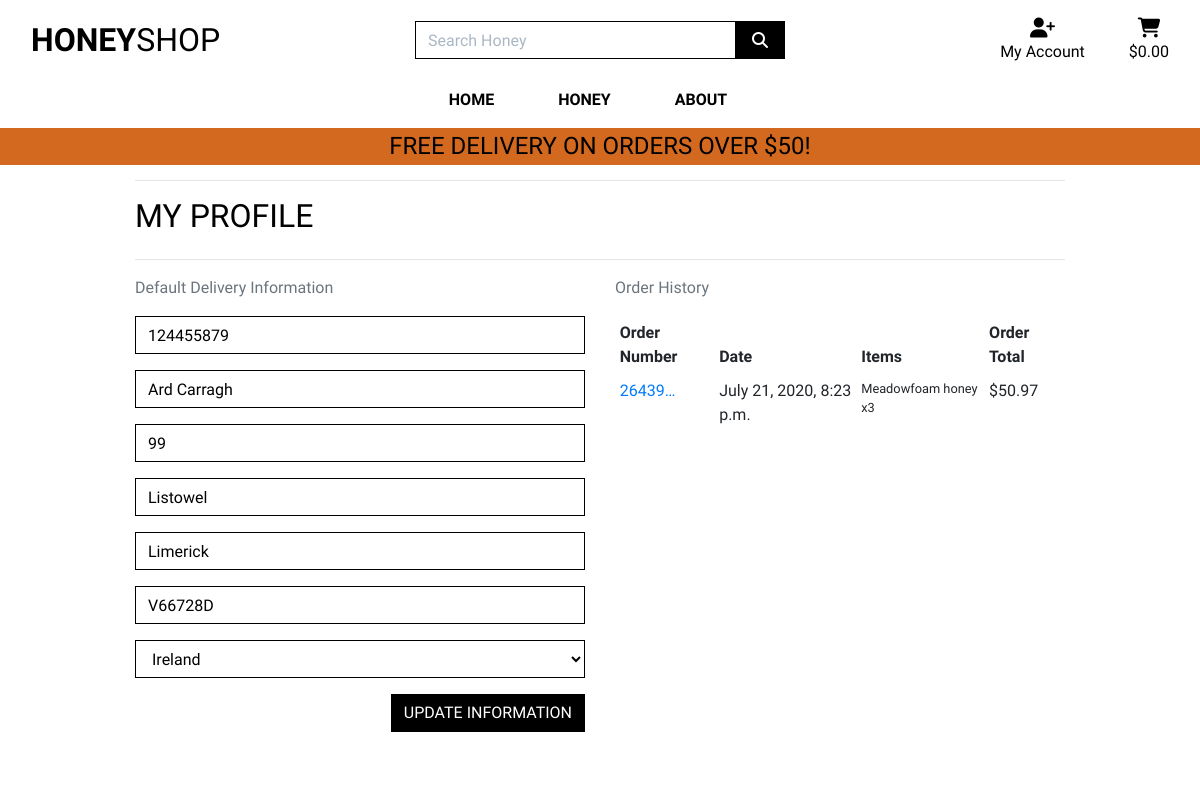
Page /profile/ (signed in) on the earlier database version.
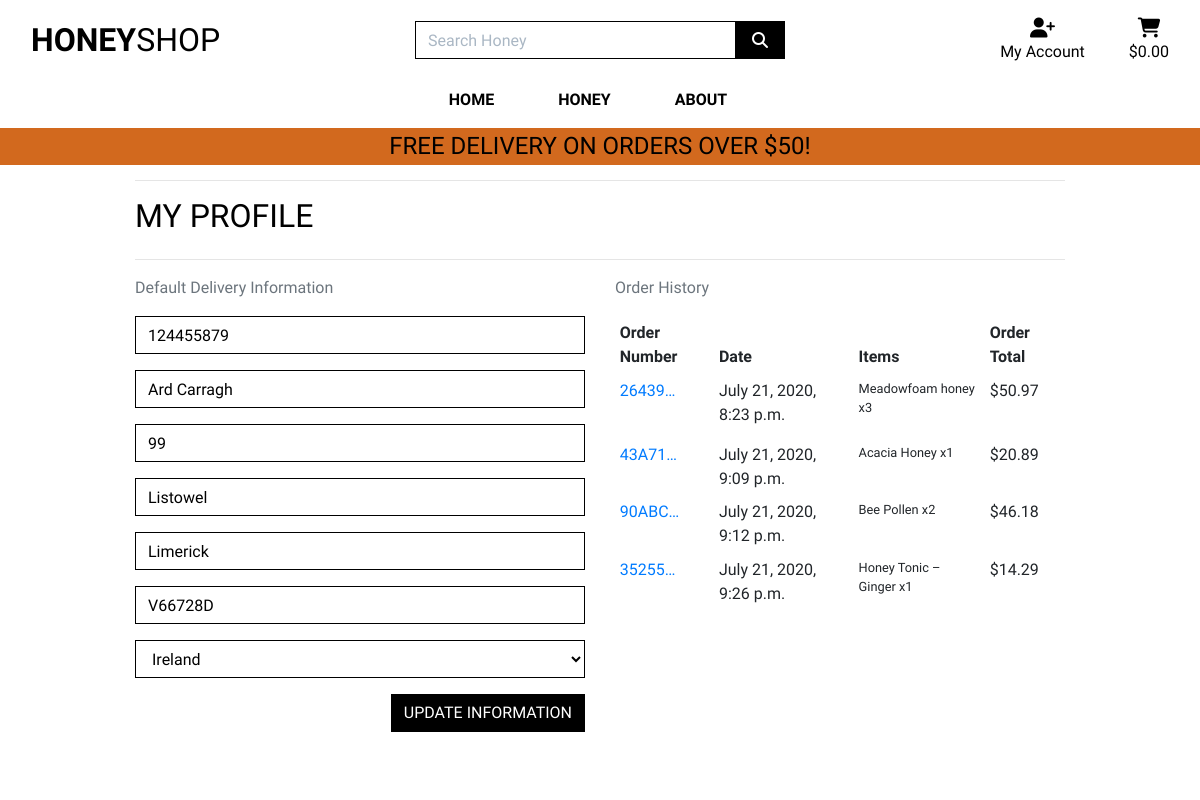
Same page on the later database version.
### profiles/models.py (models this page shows, shortened)
class UserProfile(models.Model):
    user = models.OneToOneField(User, on_delete=models.CASCADE)
    default_phone_number = models.CharField(max_length=20, null=True, blank=True)
    default_street_address1 = models.CharField(max_length=80, null=True, blank=True)
    default_street_address2 = models.CharField(max_length=80, null=True, blank=True)
    default_town_or_city = models.CharField(max_length=40, null=True, blank=True)
    default_county = models.CharField(max_length=80, null=True, blank=True)
    default_postcode = models.CharField(max_length=20, null=True, blank=True)
    default_country = CountryField(blank_label='Country', null=True, blank=True)

### checkout/models.py (models this page shows, shortened)
class Order(models.Model):
    order_number = models.CharField(max_length=32, null=False, editable=False)
    user_profile = models.ForeignKey(UserProfile, on_delete=models.SET_NULL,
                                     null=True, blank=True, related_name='orders')
    full_name = models.CharField(max_length=50, null=False, blank=False)
    email = models.EmailField(max_length=254, null=False, blank=False)
    phone_number = models.CharField (max_length=20, null=False, blank=False)
    country = CountryField(blank_label='Country *', null=False, blank=False)
    postcode = models.CharField(max_length=20, null=True, blank=True)
    town_or_city = models.CharField(max_length=40, null=False, blank=False)
    street_address1 = models.CharField(max_length=80, null=False, blank=False)
    street_address2 = models.CharField(max_length=80, null=True, blank=True)
    county = models.CharField(max_length=80, null=True, blank=True)
    date = models.DateTimeField(auto_now_add=True)
    delivery_cost = models.DecimalField(max_digits=6, decimal_places=2, null=False, default=0)
    order_total = models.DecimalField(max_digits=10, decimal_places=2, null=False, default=0)
    grand_total = models.DecimalField(max_digits=10, decimal_places=2, null=False, default=0)
    original_bag = models.TextField(null=False, blank=False, default='')
    stripe_pid = models.CharField(max_length=254, null=False, blank=False, default='')

class OrderLineItem(models.Model):
    order = models.ForeignKey(Order, null=False, blank=False, on_delete=models.CASCADE, related_name='lineitems')
    product = models.ForeignKey(Product, null=False, blank=False, on_delete=models.CASCADE)
    quantity = models.IntegerField(null=False, blank=False, default=0)
    lineitem_total = models.DecimalField(max_digits=6, decimal_places=2, null=False, blank=False, editable=False)

### products/models.py (models this page shows, shortened)
class Product(models.Model):
    category = models.ForeignKey('Category', null=True, blank=True, on_delete=models.SET_NULL)
    sku = models.CharField(max_length=254, null=True, blank=True)
    name = models.CharField(max_length=254)
    description = models.TextField()
    price = models.DecimalField(max_digits=6, decimal_places=2)
    rating = models.DecimalField(max_digits=6, decimal_places=2, null=True, blank=True)
    image_url = models.URLField(max_length=1024, null=True, blank=True)
    image = models.ImageField(null=True, blank=True)

### profiles/views.py (the view)
# urls.py: path('profile/', include('profiles.urls')),
def profile(request):
    profile = get_object_or_404(UserProfile, user=request.user)
    if request.method == 'POST':
        form = UserProfileForm(request.POST, instance=profile)
        if form.is_valid():
            form.save()
            messages.success(request, 'Profile was updated with success!')
        else:
            messages.error(request, 'Update failed. Please mske sure that the form is valid.')
    else:
        form = UserProfileForm(instance=profile)
    orders = profile.orders.all()
    template = 'profiles/profile.html'
    context = {
        'form': form,
        'orders': orders,
        'on_profile_page': True
    }
    return render(request, template, context)

### profiles/forms.py
class UserProfileForm(forms.ModelForm):
    class Meta:
        model = UserProfile
        exclude = ('user',)
    def __init__(self, *args, **kwargs):
        super().__init__(*args, **kwargs)
        placeholders = {
            'default_phone_number': 'Phone Number',
            'default_postcode': 'Postal Code',
            'default_town_or_city': 'Town or City',
            'default_street_address1': 'Street Address 1',
            'default_street_address2': 'Street Address 2',
            'default_county': 'County, State or Locality',
        }
        self.fields['default_phone_number'].widget.attrs['autofocus'] = True
        for field in self.fields:
            if field != 'default_country':
                if self.fields[field].required:
                    placeholder = f'{placeholders[field]} *'
                else:
                    placeholder = placeholders[field]
                self.fields[field].widget.attrs['placeholder'] = placeholder
            self.fields[field].widget.attrs['class'] = 'border-black rounded-0 profile-form-input'
            self.fields[field].label = False

### bag/contexts.py (called while the page is built, shortened)
def bag_contents(request):
    bag_items = []
    total = 0
    product_count = 0
    bag = request.session.get('bag', {})
    if total < settings.FREE_DELIVERY_THRESHOLD:
        delivery = total * Decimal(settings.STANDARD_DELIVERY_PERCENTAGE / 100)
        free_delivery_delta = settings.FREE_DELIVERY_THRESHOLD - total
    else:
        delivery = 0
        free_delivery_delta = 0
    grand_total = delivery + total
    context = {
        'bag_items': bag_items,
        'total': total,
        'product_count': product_count,
        'delivery': delivery,
        'free_delivery_delta': free_delivery_delta,
        'free_delivery_threshold': settings.FREE_DELIVERY_THRESHOLD,
        'grand_total': grand_total,
    }
    return context

### profiles/templates/profiles/profile.html (shortened to what this page needs)
{% extends "base.html" %}
{% load static %}
{% block extra_css %}
    <link rel="stylesheet" href="{% static 'profiles/css/profile.css' %}">
{% endblock %}
{% block page_header %}
    <div class="container header-container">
    </div>
{% endblock %}
{% block content %}
    <div class="overlay"></div>
    <div class="container">
        <div class="row">
            <div class="col">
                <hr>
                <h2 class="logo-font mb-4">My Profile</h2>
                <hr>
            </div>
        </div>
        <div class="row">
            <div class="col-12 col-lg-6">
                <p class="text-muted">Default Delivery Information</p>
                <form class="mt-3" action="{% url 'profile' %}" method="POST" id="profile-update-form">
                    {{ form|crispy }}
                    <button class="btn btn-black rounded-0 text-uppercase float-right">Update Information</button>
                </form>
            </div>
            <div class="col-12 col-lg-6">
                <p class="text-muted">Order History</p>
                <div class="order-history table-responsive">
                    <table class="table table-sm table-borderless">
                        <thead>
                            <tr>
                                <th>Order Number</th>
                                <th>Date</th>
                                <th>Items</th>
                                <th>Order Total</th>
                            </tr>
                        </thead>
                        <tbody>
                            {% for order in orders %}
                                <tr>
                                    <td>
                                        <a href="{% url 'order_history' order.order_number %}"
                                        title="{{ order.order_number }}">
                                            {{ order.order_number|truncatechars:6 }}
                                        </a>
                                    </td>
                                    <td>{{ order.date }}</td>
                                    <td>
                                        <ul class="list-unstyled">
                                            {% for item in order.lineitems.all %}
                                                <li class="small">
                                                    {{ item.product.name }} x{{ item.quantity }}
                                                </li>
                                            {% endfor %}
                                        </ul>
                                    </td>
                                    <td>${{ order.grand_total }}</td>
                                </tr>
                            {% endfor %}
                        </tbody>
                    </table>
                </div>
            </div>
        </div>
    </div>
{% endblock %}

### templates/base.html (shortened to what this page needs)
{% load static %}
<!doctype html>
<html lang="en">
  <head>
    {% block corecss %}
    <link rel="stylesheet" href="https://stackpath.bootstrapcdn.com/bootstrap/4.5.0/css/bootstrap.min.css">
    <link rel="stylesheet" href="{% static 'css/base.css' %}">
    {% endblock %}
    {% block extra_css %}
    {% endblock %}
  </head>
  <body>
    <header class="container-fluid fixed-top">
    <div id="topnav" class="row bg-white pt-lg-2 d-none d-lg-flex">
            <div class="col-12 col-lg-4 my-auto py-1 py-lg-0 text-center text-lg-left">
                <a href="{% url 'home' %}" class="nav-link main-logo-link">
                    <h2 class="logo-font text-black my-0"><strong>Honey</strong>Shop</h2>
                </a>
            </div>
    <div class="col-12 col-lg-4 my-auto py-1 py-lg-0">
                <form method="GET" action="{% url 'products' %}">
                    <div class="input-group w-100">
                        <input class="form-control border border-black rounded-0" type="text" name="q" placeholder="Search Honey">
                        <div class="input-group-append">
                            <button class="form-control btn btn-black border border-black rounded-0" type="submit">
                                <span class="icon">
                                    <i class="fas fa-search"></i>
                                </span>
                            </button>
                        </div>
                    </div>
                </form>
            </div>
    <div class="col-12 col-lg-4 my-auto py-1 py-lg-0">
                <ul class="list-inline list-unstyled text-center text-lg-right my-0">
                    <li class="list-inline-item dropdown">
                        <a class="text-black nav-link" href="#" id="user-options" data-toggle="dropdown" aria-haspopup="true" aria-expanded="false">
                            <div class="text-center">
                                <div><i class="fas fa-user-plus fa-lg"></i></div>
                                <p class="my-0">My Account</p>
                            </div>
                        </a>
                    </li>
                    <li class="list-inline-item">
                        <a class="{% if grand_total %}text-info font-weight-bold{% else %}text-black{% endif %} nav-link" href="{% url 'view_bag' %}">
                            <div class="text-center">
                                <div><i class="fas fa-shopping-cart fa-lg"></i></div>
                                <p class="my-0">
                                    {% if grand_total %}
                                        ${{ grand_total|floatformat:2 }}
                                    {% else %}
                                        $0.00
                                    {% endif %}
                                </p>
                            </div>
                        </a>
                    </li>
                </ul>
            </div>
        </div>
        <div class="row bg-white">
            <nav class="navbar navbar-expand-lg navbar-light w-100">
                    {% include 'includes/main-nav.html' %}
            </nav>
        </div>
        <div id="delivery-banner" class="row text-center">
        <div class="col bg-black text-black">
            <h4 class="logo-font my-1">Free delivery on orders over ${{ free_delivery_threshold }}!</h4>
        </div>
    </div>
     </header>
    {% block page_header %}
    {% endblock %}
    {% block content %}
    {% endblock %}
    <br>
    <br>
  </body>
</html>

### templates/includes/main-nav.html (shortened to what this page needs)
<div class="collapse navbar-collapse" id="main-nav">
    <ul class="navbar-nav w-auto mx-auto">
        <li class="nav-item d-block">
            <a class="logo-font font-weight-bold nav-link text-black mr-5" href="{% url 'home' %}" id="home-link">
                Home
            </a>
        </li>
        <li class="nav-item dropdown">
            <a class="logo-font font-weight-bold nav-link text-black mr-5" href="#" id="all-products-link" data-toggle="dropdown" aria-haspopup="true" aria-expanded="false">
                Honey
            </a>
        </li>
        <li class="nav-item d-block">
            <a class="logo-font font-weight-bold nav-link text-black mr-5" href="" id="about-link">
                About
            </a>
        </li>
    </ul>
</div>

### static/css/base.css (style rules this page uses)
html { height: 100%; }
body { background: url('/media/honeybkg.jpg') no-repeat center center fixed; background-size: cover; height:calc(100vh - 164px); color:chocolate; font-family: Sriracha, cursive; }
.border-black { border: 1px solid black !important; }
.icon { align-items: center; display: inline-flex; justify-content: center; height: 1.5rem; width: 1.5rem; }
.logo-font { text-transform: uppercase; color:black !important; }
.main-logo-link { width: fit-content; }
.btn-black { background: black; color: white; }
.text-black { color: black !important; }
.bg-black { background: chocolate !important; }
.overlay { height: 100%; width: 100%; top: 0; left: 0; position: fixed; background: white; z-index: -1; }
input[name='q']::placeholder { color: #aab7c4; }
@media (min-width: 1200px) { .container { max-width: 80%; } }
@media (min-width:992px) { .header-container { padding-top: 164px; } }

### profiles/static/profiles/css/profile.css (style rules this page uses)
.order-history { max-height: 416px; overflow-y: auto; }
#profile-update-form .form-control { color: #000; }
#profile-update-form input::placeholder { color: #aab7c4; }
#id_default_country, #id_default_country option:not(:first-child) { color: #000; }

Differences in the rows shown:
added Order: order_number "43A71…", date "July 21, 2020, 9:09 p.m.", grand_total "20.89"
added OrderLineItem: product.name "Acacia Honey", quantity "1", shown under "43A71…"
added Order: order_number "90ABC…", date "July 21, 2020, 9:12 p.m.", grand_total "46.18"
added OrderLineItem: product.name "Bee Pollen", quantity "2", shown under "90ABC…"
added Order: order_number "35255…", date "July 21, 2020, 9:26 p.m.", grand_total "14.29"
added OrderLineItem: product.name "Honey Tonic – Ginger", quantity "1", shown under "35255…"
